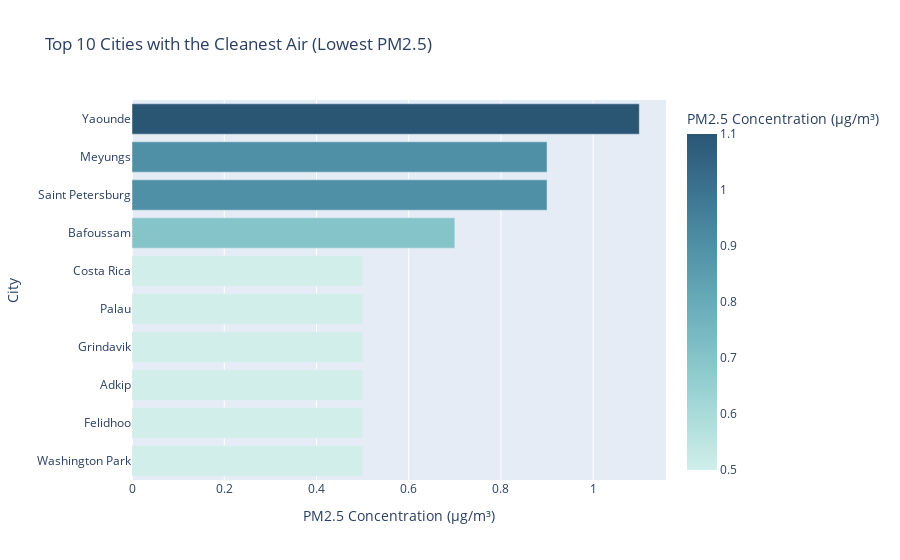

Notebook code for this chart:
### Markdown cell above
## 5. Air Quality Leaders
Locations with the cleanest air (Lowest PM2.5 levels). 
*Note: Lower is better.*

### Code cell
cleanest_air = latest_weather.sort_values(by='air_quality_PM2.5', ascending=True).head(10)

fig = px.bar(
    cleanest_air, 
    x='air_quality_PM2.5', 
    y='location_name', 
    orientation='h', # Horizontal bar chart
    title='Top 10 Cities with the Cleanest Air (Lowest PM2.5)',
    labels={'air_quality_PM2.5': 'PM2.5 Concentration (µg/m³)', 'location_name': 'City'},
    color='air_quality_PM2.5',
    color_continuous_scale='Teal'
)
fig.show()

### Figure 1 — Plotly figure (JSON) as saved in the notebook; plotly's stock layout.template omitted (floating-point values rounded to 4 significant figures)
{"data": [{"hovertemplate": "PM2.5 Concentration (µg/m³)=%{marker.color}<br>City=%{y}<extra></extra>", "legendgroup": "", "marker": {"color": [0.5, 0.5, 0.5, 0.5, 0.5, 0.5, 0.7, 0.9, 0.9, 1.1], "coloraxis": "coloraxis", "pattern": {"shape": ""}}, "name": "", "orientation": "h", "showlegend": false, "textposition": "auto", "type": "bar", "x": [0.5, 0.5, 0.5, 0.5, 0.5, 0.5, 0.7, 0.9, 0.9, 1.1], "xaxis": "x", "y": ["Washington Park", "Felidhoo", "Adkip", "Grindavik", "Palau", "Costa Rica", "Bafoussam", "Saint Petersburg", "Meyungs", "Yaounde"], "yaxis": "y"}], "layout": {"barmode": "relative", "coloraxis": {"colorbar": {"title": {"text": "PM2.5 Concentration (µg/m³)"}}, "colorscale": [[0, "rgb(209, 238, 234)"], [0.1667, "rgb(168, 219, 217)"], [0.3333, "rgb(133, 196, 201)"], [0.5, "rgb(104, 171, 184)"], [0.6667, "rgb(79, 144, 166)"], [0.8333, "rgb(59, 115, 143)"], [1, "rgb(42, 86, 116)"]]}, "legend": {"tracegroupgap": 0}, "title": {"text": "Top 10 Cities with the Cleanest Air (Lowest PM2.5)"}, "xaxis": {"anchor": "y", "domain": [0, 1], "title": {"text": "PM2.5 Concentration (µg/m³)"}}, "yaxis": {"anchor": "x", "domain": [0, 1], "title": {"text": "City"}}}}
